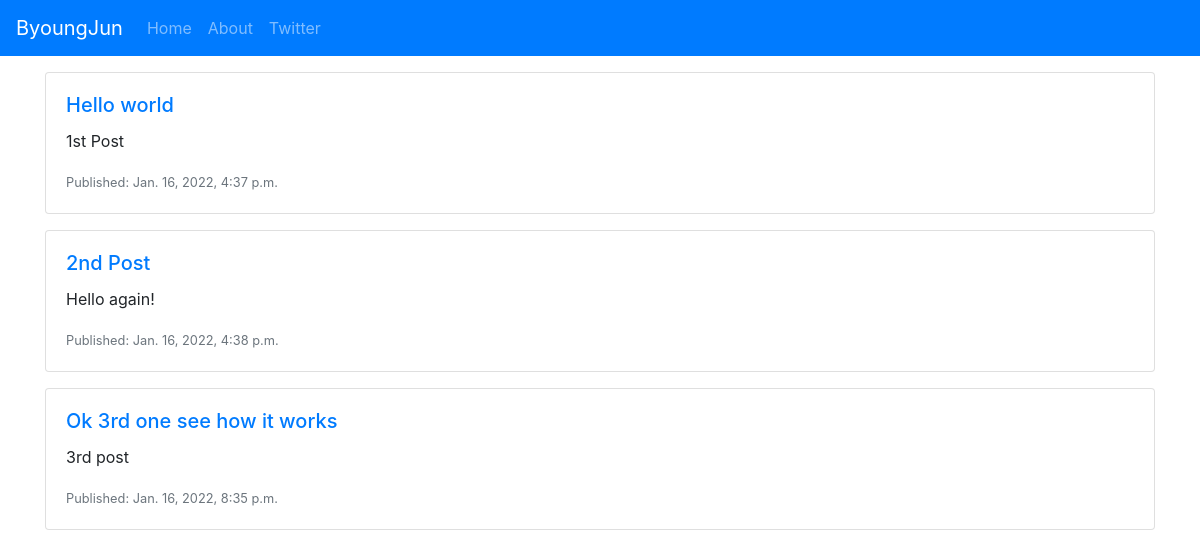
The page / on the database its author committed.
### home/models.py (models this page shows)
class BlogPost(models.Model):
    title = models.CharField(max_length=120, null=True, blank=False)
    subtitle = models.CharField(max_length=180, null=True, blank=False)
    slug = models.CharField(max_length=240, null=True, blank=False)
    body = models.TextField()
    created_at = models.DateTimeField(auto_now_add=True, null=False)
    updated_at = models.DateTimeField(auto_now=True, null=False)

### home/views.py (the view)
# urls.py: path('', home_view),
def home_view(request):
    qs = BlogPost.objects.all()
    template_name = 'home.html'
    context = {'object_list': qs}
    return render(request, template_name, context)

### templates/home.html (shortened to what this page needs)
{% extends "base.html" %}
{% block page_content %}
    {% for object in object_list %}
        <div class="container">
            <div class="mt-3">
                <div class="card mb-3">
                    <div class="card-body">
                        <h5 class="card-title"><a href='{{object.slug}}'>{{object.title}}</a></h5>
                        <p class="card-text">{{object.subtitle}}</p>
                        <p class="card-text"><small class="text-muted">Published: {{object.created_at}}</small></p>
                    </div>
                </div>
            </div>
        </div>
    {% empty %}
        <p>Sorry, no articles have been written yet.</p>
    {% endfor %}
{% endblock %}

### templates/base.html (shortened to what this page needs)
<!doctype html>
<html lang="en">
  <head>
    <link rel="stylesheet" href="https://stackpath.bootstrapcdn.com/bootstrap/4.4.1/css/bootstrap.min.css">
  </head>
  <body>
      <nav class="navbar sticky-top navbar-expand-lg navbar-dark bg-primary">
        <a class="navbar-brand" href="/">
          ByoungJun
        </a>
        <div class="collapse navbar-collapse" id="navbarSupportedContent">
          <ul class="navbar-nav mr-auto">
            <li class="nav-item">
                <a class="nav-link" href="/">Home<span class="sr-only">(current)</span></a>
            </li>
            <li class="nav-item">
                <a class="nav-link" href="/about/">About</a>
            </li>
            <li class="nav-item">
                <a class="nav-link" href="https://twitter.com/bjunjo" target="_blank">Twitter</a>
            </li>
          </ul>
        </div>
      </nav>
      {% block page_content %}
      {% endblock %}
  </body>
</html>

### rows shown on the page
BlogPost: title "Hello world", subtitle "1st Post", created_at "Jan. 16, 2022, 4:37 p.m."
BlogPost: title "2nd Post", subtitle "Hello again!", created_at "Jan. 16, 2022, 4:38 p.m."
BlogPost: title "Ok 3rd one see how it works", subtitle "3rd post", created_at "Jan. 16, 2022, 8:35 p.m."
